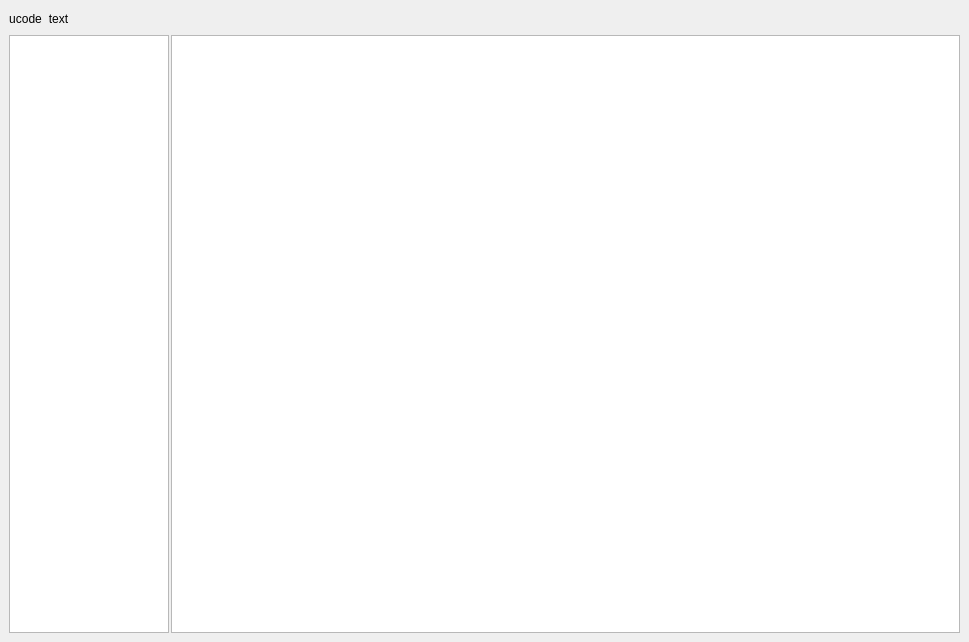
<?xml version="1.0" encoding="UTF-8"?>
<ui version="4.0">
 <class>MainWindow</class>
 <widget class="QMainWindow" name="MainWindow">
  <property name="geometry">
   <rect>
    <x>0</x>
    <y>0</y>
    <width>969</width>
    <height>642</height>
   </rect>
  </property>
  <property name="sizePolicy">
   <sizepolicy hsizetype="Preferred" vsizetype="Preferred">
    <horstretch>0</horstretch>
    <verstretch>0</verstretch>
   </sizepolicy>
  </property>
  <property name="windowTitle">
   <string>MainWindow</string>
  </property>
  <widget class="QWidget" name="centralwidget">
   <layout class="QHBoxLayout" name="horizontalLayout_3">
    <item>
     <layout class="QHBoxLayout" name="horizontalLayout_2">
      <item>
       <layout class="QVBoxLayout" name="verticalLayout_3">
        <item>
         <layout class="QHBoxLayout" name="horizontalLayout">
          <property name="spacing">
           <number>-1</number>
          </property>
          <property name="sizeConstraint">
           <enum>QLayout::SetMinimumSize</enum>
          </property>
          <item>
           <widget class="QLabel" name="label">
            <property name="sizePolicy">
             <sizepolicy hsizetype="Preferred" vsizetype="Preferred">
              <horstretch>0</horstretch>
              <verstretch>0</verstretch>
             </sizepolicy>
            </property>
            <property name="maximumSize">
             <size>
              <width>130</width>
              <height>60</height>
             </size>
            </property>
            <property name="text">
             <string>ucode</string>
            </property>
            <property name="alignment">
             <set>Qt::AlignCenter</set>
            </property>
           </widget>
          </item>
          <item>
           <widget class="QLabel" name="label_2">
            <property name="sizePolicy">
             <sizepolicy hsizetype="Maximum" vsizetype="Preferred">
              <horstretch>0</horstretch>
              <verstretch>0</verstretch>
             </sizepolicy>
            </property>
            <property name="minimumSize">
             <size>
              <width>0</width>
              <height>0</height>
             </size>
            </property>
            <property name="maximumSize">
             <size>
              <width>80</width>
              <height>60</height>
             </size>
            </property>
            <property name="text">
             <string>text</string>
            </property>
            <property name="scaledContents">
             <bool>true</bool>
            </property>
            <property name="alignment">
             <set>Qt::AlignCenter</set>
            </property>
           </widget>
          </item>
          <item>
           <spacer name="horizontalSpacer">
            <property name="orientation">
             <enum>Qt::Horizontal</enum>
            </property>
            <property name="sizeHint" stdset="0">
             <size>
              <width>40</width>
              <height>20</height>
             </size>
            </property>
           </spacer>
          </item>
         </layout>
        </item>
        <item>
         <layout class="QHBoxLayout" name="horizontalLayout_4">
          <property name="spacing">
           <number>2</number>
          </property>
          <item>
           <widget class="QTreeView" name="treeView">
            <property name="sizePolicy">
             <sizepolicy hsizetype="Expanding" vsizetype="Expanding">
              <horstretch>0</horstretch>
              <verstretch>0</verstretch>
             </sizepolicy>
            </property>
            <property name="minimumSize">
             <size>
              <width>160</width>
              <height>400</height>
             </size>
            </property>
            <property name="maximumSize">
             <size>
              <width>160</width>
              <height>16777215</height>
             </size>
            </property>
           </widget>
          </item>
          <item>
           <widget class="QPlainTextEdit" name="plainTextEdit"/>
          </item>
         </layout>
        </item>
       </layout>
      </item>
     </layout>
    </item>
   </layout>
  </widget>
  <widget class="QMenuBar" name="menubar">
   <property name="geometry">
    <rect>
     <x>0</x>
     <y>0</y>
     <width>969</width>
     <height>22</height>
    </rect>
   </property>
  </widget>
 </widget>
 <resources/>
 <connections/>
</ui>
